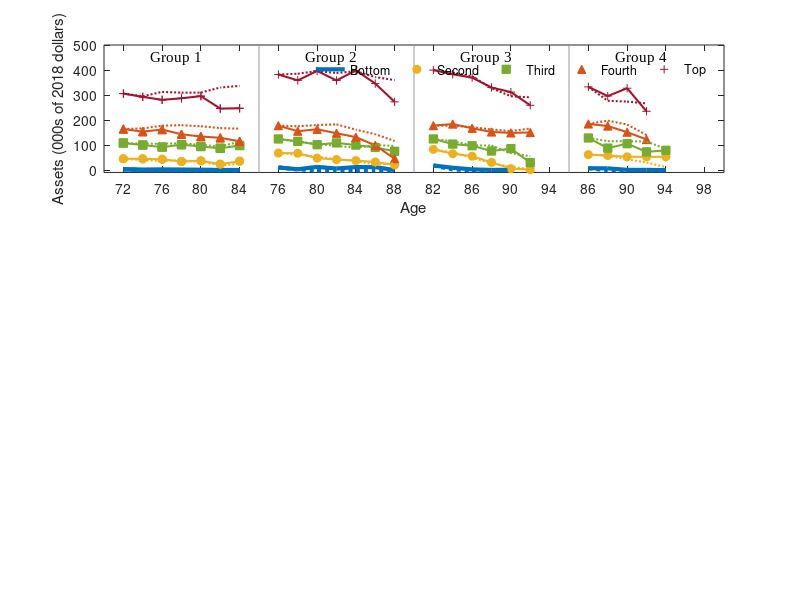

This figure's MATLAB source: (Note: this script raises an error after producing the figure.)
clear all

%  clc

waves=9;
groups=4;
wealth_q=3
clusters=4
f_t=2;
PI_l=5;
PI_l2=10;
FS=11;
ylim_pi=500
ylim_ic=600
cd('C:\Users\jbueren\Google Drive\JMP\Code\Structural Model\new_model\new_model\new_model');

% Data moments
fileID = fopen('data_moments1.txt');
data_moments=textscan(fileID,'%f');
fclose(fileID);
data_moments=data_moments{1};
data_moments=standardizeMissing(data_moments,-9);
data_moments(data_moments<0)=0;
data_NW_PI=data_moments(1:waves*groups*PI_l);
data_NW_PI=reshape(data_NW_PI,PI_l,waves,groups);

% Model moments
fileID = fopen('model_moments.txt');
model_moments=textscan(fileID,'%f');
fclose(fileID);
model_moments=model_moments{1};
model_moments(isnan(data_moments)) = -9;
model_moments=standardizeMissing(model_moments,-9);
model_moments(model_moments<0) = 0;
model_NW_PI=model_moments(1:waves*groups*PI_l);
model_NW_PI=reshape(model_NW_PI,PI_l,waves,groups);

data_beq_ic=data_moments(waves*groups*PI_l+1:waves*groups*PI_l+f_t*PI_l);
data_beq_ic=reshape(data_beq_ic,PI_l,f_t);
model_beq_ic=model_moments(waves*groups*PI_l+1:waves*groups*PI_l+f_t*PI_l);
model_beq_ic=reshape(model_beq_ic,PI_l,f_t);

data_NW_IC=data_moments(waves*groups*PI_l+f_t*PI_l+1:waves*groups*PI_l+f_t*PI_l+f_t*waves*groups);
data_NW_IC=reshape(data_NW_IC,f_t,waves,groups);
model_NW_IC=model_moments(waves*groups*PI_l+f_t*PI_l+1:waves*groups*PI_l+f_t*PI_l+f_t*waves*groups);
model_NW_IC=reshape(model_NW_IC,f_t,waves,groups);

data_hr_PI=data_moments(waves*groups*PI_l+f_t*PI_l+f_t*waves*groups+1:waves*groups*PI_l+f_t*PI_l+f_t*waves*groups+groups*PI_l);
data_hr_PI=reshape(data_hr_PI,PI_l,groups)
model_hr_PI=model_moments(waves*groups*PI_l+f_t*PI_l+f_t*waves*groups+1:waves*groups*PI_l+f_t*PI_l+f_t*waves*groups+groups*PI_l);
model_hr_PI=reshape(model_hr_PI,PI_l,groups)

data_hr_IC=data_moments(waves*groups*PI_l+f_t*PI_l+f_t*waves*groups+groups*PI_l+1:waves*groups*PI_l+f_t*PI_l+f_t*waves*groups+groups*PI_l+groups*f_t);
data_hr_IC=reshape(data_hr_IC,f_t,groups)
model_hr_IC=model_moments(waves*groups*PI_l+f_t*PI_l+f_t*waves*groups+groups*PI_l+1:waves*groups*PI_l+f_t*PI_l+f_t*waves*groups+groups*PI_l+groups*f_t);
model_hr_IC=reshape(model_hr_IC,f_t,groups)

data_md_IC=data_moments(waves*groups*PI_l+f_t*PI_l+f_t*waves*groups+groups*PI_l+groups*f_t+1:waves*groups*PI_l+f_t*PI_l+f_t*waves*groups+groups*PI_l+groups*f_t+clusters*f_t);
data_md_IC=reshape(data_md_IC,f_t,groups)
model_md_IC=model_moments(waves*groups*PI_l+f_t*PI_l+f_t*waves*groups+groups*PI_l+groups*f_t+1:waves*groups*PI_l+f_t*PI_l+f_t*waves*groups+groups*PI_l+groups*f_t+clusters*f_t);
model_md_IC=reshape(model_md_IC,f_t,groups)


colors = {[0   0.4470    0.7410]  [0.9290    0.6940    0.1250] [0.4660    0.6740    0.1880] [0.8500    0.3250    0.0980] [0.6350, 0.0780, 0.1840]};
pattern = {'none' 'o' 's' '^' '+'};
width={3 1.5 1.5 1.5 1.5};
waves2=7

% Graph by PI

final_f=figure(3)
set(3,'position',[50    20    500    750])
h1=subplot(3,1,1)
for m=1:2
for c=1:groups
for p=1:PI_l
    if m==1
        if p>1
            scatter(1+(waves2+1)*(c-1):waves2+(waves2+1)*(c-1),data_NW_PI(p,1:1:waves2,c),pattern{p},'MarkerEdgeColor',colors{p},'MarkerFaceColor',colors{p})
        end
        plot(1+(waves2+1)*(c-1):waves2+(waves2+1)*(c-1),data_NW_PI(p,1:1:waves2,c),'Color',colors{p},'LineWidth',width{p})        
    else
        plot(1+(waves2+1)*(c-1):waves2+(waves2+1)*(c-1),model_NW_PI(p,1:1:waves2,c),':','Color',colors{p},'LineWidth',width{p})
    end
     hold on  
end
end
end
c=1;
p=1;
p1=plot(1+waves2*(c-1):waves2+(waves2)*(c-1),data_NW_PI(p,1:1:waves2,c),'Color',colors{p},'LineWidth',width{p});
p=2;
p2=scatter(1+waves2*(c-1):waves2+(waves2)*(c-1),data_NW_PI(p,1:1:waves2,c),pattern{p},'MarkerEdgeColor',colors{p},'MarkerFaceColor',colors{p});
p=3;
p3=scatter(1+waves2*(c-1):waves2+(waves2)*(c-1),data_NW_PI(p,1:1:waves2,c),pattern{p},'MarkerEdgeColor',colors{p},'MarkerFaceColor',colors{p});
p=4;
p4=scatter(1+waves2*(c-1):waves2+(waves2)*(c-1),data_NW_PI(p,1:1:waves2,c),pattern{p},'MarkerEdgeColor',colors{p},'MarkerFaceColor',colors{p});
p=5;
p5=scatter(1+waves2*(c-1):waves2+(waves2)*(c-1),data_NW_PI(p,1:1:waves2,c),pattern{p},'MarkerEdgeColor',colors{p},'MarkerFaceColor',colors{p});

set(gcf,'color','w')
xlabel('Age','FontSize',FS)
ylabel('Assets (000s of 2018 dollars)','FontSize',FS)
ylim([-9,ylim_pi])
xticks([1:2:32])
xticklabels({'72','76','80','84',...
             '76','80','84','88',...
             '82','86','90','94',...
             '86','90','94','98'})
xlim([0 32])
alpha=0.6;
line([8 8], [-9 ylim_pi], 'Color', [alpha alpha alpha]);
line([16 16], [-9 ylim_pi], 'Color', [alpha alpha alpha]);
line([24 24], [-9 ylim_pi], 'Color', [alpha alpha alpha]);
text(2.4,ylim_pi-50,'Group 1','FontName','Times New Roman','Fontsize',FS)
text(10.4,ylim_pi-50,'Group 2','FontName','Times New Roman','Fontsize',FS)
text(18.4,ylim_pi-50,'Group 3','FontName','Times New Roman','Fontsize',FS)
text(26.4,ylim_pi-50,'Group 4','FontName','Times New Roman','Fontsize',FS)
I1=legend([p1 p2 p3 p4 p5],'Bottom','Second','Third','Fourth','Top','orientation','horizontal');
legend('boxoff')
I1.FontSize=FS;
newPosition = [0.4 0.87 0.2 0.2];
newUnits = 'normalized';
set(I1,'Position', newPosition,'Units', newUnits);
hold off
set(gca,'FontName','Times New Roman','Fontsize',FS);

h2=subplot(3,1,2)
for m=1:2
for p=2:clusters
    if m==1
        scatter(1:PI_l,data_hr_PI(:,p),pattern{p},'MarkerEdgeColor',colors{p},'MarkerFaceColor',colors{p})                
    else
        plot(1:PI_l,data_hr_PI(:,p),'Color',colors{p},'LineWidth',width{p})
        plot(1:PI_l,model_hr_PI(:,p),':','Color',colors{p},'LineWidth',width{p})
    end
     hold on  
end
end
xticks([1:1:5])
xticklabels({'Bottom','Second','Third','Fourth','Top'})
ylim([0 9])
xlim([0.8 5.2])
I2=legend('Physically Frail','Mentally Frail','Impaired','orientation','horizontal');
legend('boxoff')
I2.FontSize=FS;
newPosition = [0.4 0.55 0.2 0.2];
newUnits = 'normalized';
set(I2,'Position', newPosition,'Units', newUnits);
hold off
set(gca,'FontName','Times New Roman','Fontsize',FS);
xlabel('Permanent Income Quintile','FontSize',FS)
ylabel('Formal Care Hours per Day','FontSize',FS)

h3=subplot(3,1,3)
for m=1:2
for p=2:clusters
    if m==1
        scatter(1:f_t,data_hr_IC(:,p),pattern{p},'MarkerEdgeColor',colors{p},'MarkerFaceColor',colors{p})                
    else
        plot(1:f_t,data_hr_IC(:,p),'Color',colors{p},'LineWidth',width{p})
        plot(1:f_t,model_hr_IC(:,p),':','Color',colors{p},'LineWidth',width{p})
    end
     hold on  
end
end
xticks([1:1:2])
xticklabels({'Distant','Close'})
ylim([0 9])
xlim([0.8 2.2])
I3=legend('Physically Frail','Mentally Frail','Impaired','orientation','horizontal');
legend('boxoff')
I3.FontSize=FS;
newPosition = [0.4 0.25 0.2 0.2];
newUnits = 'normalized';
set(I3,'Position', newPosition,'Units', newUnits);
hold off
set(gca,'FontName','Times New Roman','Fontsize',FS);
xlabel('Family Type','FontSize',FS)
ylabel('Formal Care Hours per Day','FontSize',FS)
print(gcf,'-depsc', 'C:\Users\jbueren\Google Drive\JMP\Draft\figures\model_fit1.eps')

figure(5)
set(5,'position',[450    400    700    500])
clrs = [0 0 0; 0.9 0.9 0.9 ];
for m=1:2
    subplot(2,2,m)
    if m==1
        hB=bar(data_beq_ic*100)
    else
        hB=bar(model_beq_ic*100)
    end
set(hB,{'FaceColor'},{clrs(1,:),clrs(2,:)}.')

    I=legend('Distant','Close','Location','NorthWest')
    legend('boxoff')
    I.FontSize=FS
%     newPosition = [0.5 0.925 0.08 0.08];
%     newUnits = 'normalized';
%     set(I,'Position', newPosition,'Units', newUnits);
if m==1
    title('Data')
else
    title('Model')
end
set(gca,'FontName','Times New Roman','Fontsize',FS);
set(gcf,'color','w')
ylim([0 100])
xticks([1 2 3 4 5])
xticklabels({'Bottom','2nd','3rd','4th','Top'})
ylabel('Pr. of leaving any bequest (%)','FontSize',FS)
xlabel('Permanent Income Quintile','FontSize',FS)
end
for m=1:2
    subplot(2,2,m+2)
    if m==1
        hB=bar((data_md_IC*100)')
    else
        hB=bar((model_md_IC*100)')
    end
set(hB,{'FaceColor'},{clrs(1,:),clrs(2,:)}.')

    I=legend('Distant','Close','Location','NorthWest')
    legend('boxoff')
    I.FontSize=FS
%     newPosition = [0.5 0.925 0.08 0.08];
%     newUnits = 'normalized';
%     set(I,'Position', newPosition,'Units', newUnits);
if m==1
    title('Data')
else
    title('Model')
end
set(gca,'FontName','Times New Roman','Fontsize',FS);
set(gcf,'color','w')
ylim([0 60])
xticks([1 2 3 4])
xticklabels({'Healthy','Physical','Mental','Impaired'})
ylabel('Pr. of being in Medicaid (%)','FontSize',FS)
xlabel('LTC need','FontSize',FS)
end
print(gcf,'-depsc', 'C:\Users\jbueren\Google Drive\JMP\Draft\figures\model_fit2.eps')


%% Untargetted moments

fileID = fopen('data_moments_ut.txt');
data_moments_ut=textscan(fileID,'%f');
fclose(fileID);
data_moments_ut=data_moments_ut{1};
data_moments_ut=standardizeMissing(data_moments_ut,-9);
data_moments_ut(data_moments_ut<0) = 0;
data_moments_ut=reshape(data_moments_ut,f_t,waves,groups)

fileID = fopen('moments_NW_IC1.txt');
model_moments_ut=textscan(fileID,'%f');
fclose(fileID);
model_moments_ut=model_moments_ut{1};
model_moments_ut(isnan(data_moments_ut)) = -9
model_moments_ut=standardizeMissing(model_moments_ut,-9);
model_moments_ut(model_moments_ut<0) = 0;
model_moments_ut=reshape(model_moments_ut,f_t,waves,groups)

final_f=figure(5)
set(5,'position',[50    20    500    750/3])
j=1
for m=1:2
for c=1:groups
for p=1:f_t
    if m==1
        if p>1
            scatter(1+(waves2+1)*(c-1):waves2+(waves2+1)*(c-1),data_moments_ut(p,1:1:waves2,c,j),pattern{p},'MarkerEdgeColor',colors{p},'MarkerFaceColor',colors{p})
        end
        plot(1+(waves2+1)*(c-1):waves2+(waves2+1)*(c-1),data_moments_ut(p,1:1:waves2,c,j),'Color',colors{p},'LineWidth',width{p})        
    else
        plot(1+(waves2+1)*(c-1):waves2+(waves2+1)*(c-1),model_moments_ut(p,1:1:waves2,c,j),':','Color',colors{p},'LineWidth',width{p})
    end
     hold on  
end
end
end
c=1;
p=1;
p1=plot(1+waves2*(c-1):waves2+(waves2)*(c-1),data_moments_ut(p,1:1:waves2,c,j),'Color',colors{p},'LineWidth',width{p});
p=2;
p2=scatter(1+waves2*(c-1):waves2+(waves2)*(c-1),data_moments_ut(p,1:1:waves2,c,j),pattern{p},'MarkerEdgeColor',colors{p},'MarkerFaceColor',colors{p});


set(gcf,'color','w')
xlabel('Age','FontSize',FS)
ylabel('Assets (000s of 2018 dollars)','FontSize',FS)
ylim([-9,ylim_pi])
xticks([1:2:32])
xticklabels({'72','76','80','84',...
             '76','80','84','88',...
             '82','86','90','94',...
             '86','90','94','98'})
xlim([0 32])
alpha=0.6;
line([8 8], [-9 ylim_pi], 'Color', [alpha alpha alpha]);
line([16 16], [-9 ylim_pi], 'Color', [alpha alpha alpha]);
line([24 24], [-9 ylim_pi], 'Color', [alpha alpha alpha]);
text(2.4,ylim_pi-50,'Group 1','FontName','Times New Roman','Fontsize',FS)
text(10.4,ylim_pi-50,'Group 2','FontName','Times New Roman','Fontsize',FS)
text(18.4,ylim_pi-50,'Group 3','FontName','Times New Roman','Fontsize',FS)
text(26.4,ylim_pi-50,'Group 4','FontName','Times New Roman','Fontsize',FS)
I1=legend([p1 p2],'Distant','Close','orientation','horizontal');
legend('boxoff')
I1.FontSize=FS;
newPosition = [0.4 0.87 0.2 0.2];
newUnits = 'normalized';
set(I1,'Position', newPosition,'Units', newUnits);
hold off
set(gca,'FontName','Times New Roman','Fontsize',FS);

print(gcf,'-depsc', 'C:\Users\jbueren\Google Drive\JMP\Draft\figures\model_fit_ut.eps')


%% Counterfactuals along wealth distribution
clear all
generations=21
FS=11;
colors = {[0   0.4470    0.7410] [0.4940    0.1840    0.5560]   [0.9290    0.6940    0.1250]  [0.8500    0.3250    0.0980] [0.3010, 0.7450, 0.9330]};
pattern = {'none' 'o' 's' '^'};
width={3 1.5 3.5 1.5 2};
ldash = {'-' '--' ':'  '*'};

figure(6)
set(6,'position',[50    100    600    250])    
for i=1:2
cd('C:\Users\jbueren\Google Drive\JMP\Code\Structural Model\new_model\new_model\new_model');
fileID = fopen('benchmark.txt');
benchmark=textscan(fileID,'%f  %f %f %f %f %f ');
fclose(fileID);
benchmark=benchmark{i};
counterfactual(:,1,:)=benchmark(:,1);

fileID = fopen('noLTC.txt');
noLTC=textscan(fileID,'%f   %f %f %f %f %f ');
fclose(fileID);
noLTC=noLTC{i};
counterfactual(:,2,:)=noLTC;

fileID = fopen('noBeq.txt');
noBeq=textscan(fileID,'%f   %f %f %f %f %f');
fclose(fileID);
noBeq=noBeq{i};
counterfactual(:,3,:)=noBeq;

fileID = fopen('noMed.txt');
noMed=textscan(fileID,'%f  %f %f %f %f %f');
fclose(fileID);
noMed=noMed{i};
counterfactual(:,4,:)=noMed;

for c=1:4
    plot(70:2:100,counterfactual(1:16,c),ldash{c},'Color',colors{c},'LineWidth',width{c})        
    hold on  
end
set(gcf,'color','w')
xlabel('Age','FontSize',FS)
ylabel('Assets (000s of 2018 dollars)','FontSize',FS)
 ylim([-9,500])
%  if i==2
    I=legend('Benchmark','No long-term care','No bequest','No medical expenses','orientation','horizontal');
    legend('boxoff')
    I.FontSize=FS;
    newPosition = [0.4 0.88 0.2 0.2];
    newUnits = 'normalized';
    set(I,'Position', newPosition,'Units', newUnits);
%  end 
set(gca,'FontName','Times New Roman','Fontsize',FS);
end
print(gcf,'-depsc', 'C:\Users\jbueren\Google Drive\JMP\Draft\figures\counterfactuals.eps')
print(gcf,'-depsc', 'C:\Users\jbueren\Google Drive\JMP\Slides\figures\counterfactuals.eps')

%% Identification
clear all

waves=9;
groups=4;
wealth_q=3
clusters=4
f_t=2;
PI_l=5;
PI_l2=10;
FS=11;
ylim_pi=500
ylim_ic=600
cd('C:\Users\jbueren\Google Drive\JMP\Code\Structural Model\new_model\new_model\new_model');

% Model moments
fileID = fopen('model_moments.txt');
model_moments=textscan(fileID,'%f');
fclose(fileID);
model_moments=model_moments{1};
model_moments=standardizeMissing(model_moments,-9);
model_moments(model_moments<0) = 0;
model_beq_ic=model_moments(waves*groups*PI_l*2+1:waves*groups*PI_l*2+f_t*PI_l);
model_beq_ic=reshape(model_beq_ic,PI_l,f_t);
model_hr_IC=model_moments(waves*groups*PI_l*2+f_t*PI_l+f_t*waves*groups+groups*PI_l+1:waves*groups*PI_l*2+f_t*PI_l+f_t*waves*groups+groups*PI_l+groups*f_t);
model_hr_IC=reshape(model_hr_IC,f_t,groups)

% Stronger bequest
fileID = fopen('moments_high_beq.txt');
model_moments=textscan(fileID,'%f');
fclose(fileID);
model_moments=model_moments{1};
model_moments=standardizeMissing(model_moments,-9);
model_moments(model_moments<0) = 0;
model_beq_ic_high_beq=model_moments(waves*groups*PI_l*2+1:waves*groups*PI_l*2+f_t*PI_l);
model_beq_ic_high_beq=reshape(model_beq_ic_high_beq,PI_l,f_t);
model_hr_IC_high_beq=model_moments(waves*groups*PI_l*2+f_t*PI_l+f_t*waves*groups+groups*PI_l+1:waves*groups*PI_l*2+f_t*PI_l+f_t*waves*groups+groups*PI_l+groups*f_t);
model_hr_IC_high_beq=reshape(model_hr_IC_high_beq,f_t,groups)

% Stronger LTC needs
fileID = fopen('moments_high_LTC.txt');
model_moments=textscan(fileID,'%f');
fclose(fileID);
model_moments=model_moments{1};
model_moments=standardizeMissing(model_moments,-9);
model_moments(model_moments<0) = 0;
model_beq_ic_high_ltc=model_moments(waves*groups*PI_l*2+1:waves*groups*PI_l*2+f_t*PI_l);
model_beq_ic_high_ltc=reshape(model_beq_ic_high_ltc,PI_l,f_t);
model_hr_IC_high_ltc=model_moments(waves*groups*PI_l*2+f_t*PI_l+f_t*waves*groups+groups*PI_l+1:waves*groups*PI_l*2+f_t*PI_l+f_t*waves*groups+groups*PI_l+groups*f_t);
model_hr_IC_high_ltc=reshape(model_hr_IC_high_ltc,f_t,groups)


pattern = {'none' 'o' 's' '^' '+'};
width={3 1.5 1.5 1.5 1.5};
waves2=7
clrs = [0 0 0; 0.5 0.5 0.5 ; 0.9 0.9 0.9 ];

figure(7)
set(7,'position',[450    400    700    250])
p=clusters
hb=bar([model_hr_IC(:,p) model_hr_IC_high_beq(:,p) model_hr_IC_high_ltc(:,p)])  
set(hb,{'FaceColor'},{clrs(1,:),clrs(2,:),clrs(3,:)}.')
xticklabels({'Distant','Close'})
I=legend('Benchmark','High bequest','High LTC','Location','NorthEast')
legend('boxoff')
I.FontSize=FS
hold off
set(gca,'FontName','Times New Roman','Fontsize',FS);
xlabel('Family Type','FontSize',FS)
ylabel('Formal Care Hours per Day','FontSize',FS)
set(gcf,'color','w')
print(gcf,'-depsc', 'C:\Users\jbueren\Google Drive\JMP\Draft\figures\identification1.eps')

figure(8)
set(8,'position',[450    400    700    250])

for m=1:2
    subplot(1,2,m)
    hB=bar([model_beq_ic(:,m)*100 model_beq_ic_high_beq(:,m)*100 model_beq_ic_high_ltc(:,m)*100])
    set(hB,{'FaceColor'},{clrs(1,:),clrs(2,:),clrs(3,:)}.')
    I=legend('Benchmark','High Bequest','High LTC','Location','NorthWest')
    legend('boxoff')
    I.FontSize=FS
if m==1
    title('Distant Family')
else
    title('Close Family')
end
set(gca,'FontName','Times New Roman','Fontsize',FS);
set(gcf,'color','w')
ylim([0 100])
xticks([1 2 3 4 5])
xticklabels({'Bottom','2nd','3rd','4th','Top'})
ylabel('Pr. of leaving any bequest (%)','FontSize',FS)
xlabel('Permanent Income Quintile','FontSize',FS)
end
print(gcf,'-depsc', 'C:\Users\jbueren\Google Drive\JMP\Draft\figures\identification2.eps')


%% Counterfactuals by IC
clear all
generations=21
FS=11;
colors = {[0   0.4470    0.7410] [0.4940    0.1840    0.5560]   [0.9290    0.6940    0.1250]  [0.8500    0.3250    0.0980] [0.3010, 0.7450, 0.9330]};
pattern = {'none' 'o' 's' '^'};
width={3 1.5 3.5 1.5 2};
ldash = {'-' '--' ':'  '*'};

figure(7)
set(7,'position',[50    100    750    400])    
for i=1:2:3
cd('C:\Users\jbueren\Google Drive\JMP\Code\Structural Model\DDC');
fileID = fopen('benchmark.txt');
benchmark=textscan(fileID,'%f  %f %f %f %f %f ');
fclose(fileID);
benchmark=benchmark{2+i};
counterfactual(:,1,:)=benchmark(:,1);

fileID = fopen('noLTC.txt');
noLTC=textscan(fileID,'%f   %f %f %f %f %f ');
fclose(fileID);
noLTC=noLTC{2+i};
counterfactual(:,2,:)=noLTC;

fileID = fopen('noBeq.txt');
noBeq=textscan(fileID,'%f   %f %f %f %f %f');
fclose(fileID);
noBeq=noBeq{2+i};
counterfactual(:,3,:)=noBeq;

if i==1
    subplot(1,2,1)
    title('Distant')
else
    subplot(1,2,2)
    title('Close Families')
end
hold on 
for c=1:3
    plot(70:2:100,counterfactual(1:16,c),ldash{c},'Color',colors{c},'LineWidth',width{c})        
     
end
set(gcf,'color','w')
xlabel('Age','FontSize',FS)
ylabel('Assets (000s of 2018 dollars)','FontSize',FS)
%  ylim([-9,500])
 if i==1
    I=legend('Benchmark','No long-term care','No bequest','orientation','horizontal');
    legend('boxoff')
    I.FontSize=FS;
    newPosition = [0.42 0.89 0.2 0.2];
    newUnits = 'normalized';
    set(I,'Position', newPosition,'Units', newUnits);
 end 
set(gca,'FontName','Times New Roman','Fontsize',FS);
end
print(gcf,'-depsc', 'C:\Users\jbueren\Google Drive\JMP\Draft\figures\counterfactuals_ic.eps')
